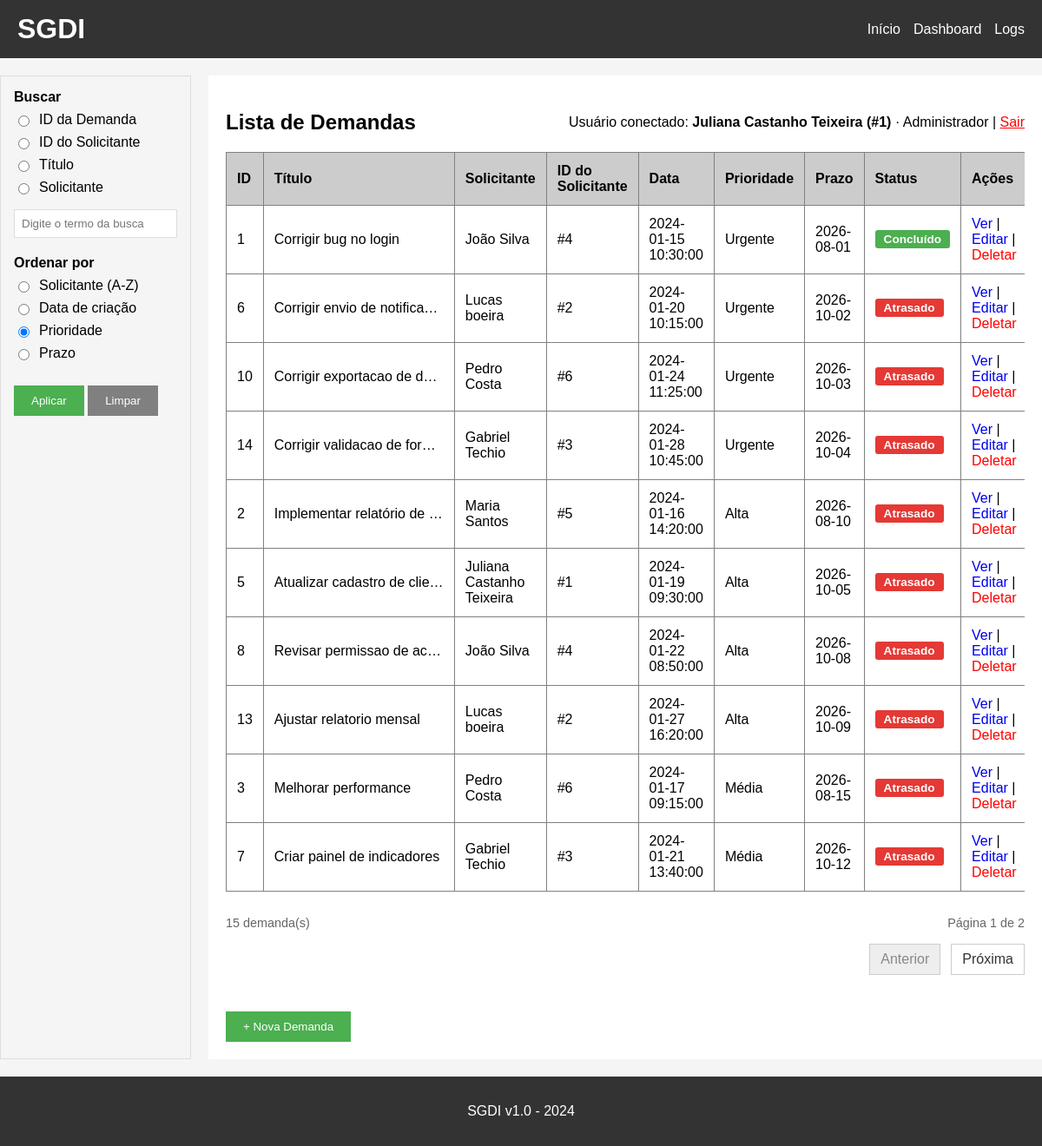
The app's page / (signed in) with its own data.
### tables this page shows
CREATE TABLE demandas (
    id INTEGER PRIMARY KEY AUTOINCREMENT,
    titulo TEXT NOT NULL,
    descricao TEXT,
    solicitante TEXT,
    solicitante_id INTEGER,
    data_criacao TEXT,
    prioridade TEXT,
    prazo TEXT,
    status TEXT NOT NULL DEFAULT 'Aberto',
    responsavel TEXT,
    responsavel_id INTEGER,
    data_conclusao TEXT,
    FOREIGN KEY (solicitante_id) REFERENCES solicitantes (id),
    FOREIGN KEY (responsavel_id) REFERENCES solicitantes (id)
);

### app.py (the view)
@app.route('/')
@requer_permissao('visualizar')
def index():
    tipo_busca = request.args.get('tipo_busca', '')
    termo = request.args.get('termo', '').strip()
    ordenar = request.args.get('ordenar', 'prioridade')
    pagina = max(request.args.get('pagina', 1, type=int) or 1, 1)
    itens_por_pagina = 10
    if ordenar not in ORDENACOES:
        ordenar = 'prioridade'
    condicao = '1=1'
    parametros = []
    if tipo_busca in ('id_demanda', 'id_solicitante', 'titulo', 'solicitante'):
        if not termo:
            flash('Digite um termo para buscar.')
            tipo_busca = ''
        elif caracteres_invalidos(termo):
            flash('A busca não pode conter caracteres especiais.')
            tipo_busca = ''
        elif tipo_busca == 'id_demanda':
            condicao, parametros = "CAST(id AS TEXT) LIKE ?", [f'{termo}%']
        elif tipo_busca == 'id_solicitante':
            condicao, parametros = "CAST(solicitante_id AS TEXT) = ?", [termo]
        elif tipo_busca == 'titulo':
            condicao, parametros = "LOWER(titulo) LIKE LOWER(?)", [f'%{termo}%']
        else:  # solicitante (busca por nome)
            condicao, parametros = "LOWER(solicitante) LIKE LOWER(?)", [f'%{termo}%']
    else:
        tipo_busca = ''
    conn = get_db()
    cursor = conn.cursor()
    total_demandas = cursor.execute(
        f"SELECT COUNT(*) FROM demandas WHERE {condicao}", parametros
    ).fetchone()[0]
    total_paginas = max((total_demandas + itens_por_pagina - 1) // itens_por_pagina, 1)
    pagina = min(pagina, total_paginas)
    query = (
        f"SELECT *, "
        f"CASE WHEN status = 'Aberto' AND prazo < date('now', 'localtime') THEN 'Atrasado' ELSE status END AS status_exibido "
        f"FROM demandas WHERE {condicao} "
        f"ORDER BY {ORDENACOES[ordenar]} LIMIT ? OFFSET ?"
    )
    parametros_paginacao = parametros + [itens_por_pagina, (pagina - 1) * itens_por_pagina]
    demandas = cursor.execute(query, parametros_paginacao).fetchall()
    conn.close()
    return render_template(
        'index.html', demandas=demandas,
        ordenar=ordenar, tipo_busca=tipo_busca, termo=termo,
        pagina=pagina, total_paginas=total_paginas, total_demandas=total_demandas
    )

### api.py (called while the page is built)
@api_bp.after_app_request
def cabecalhos_de_seguranca(resposta):
    if requisicao_api():
        resposta.headers['Cache-Control'] = 'no-store'
        resposta.headers['X-Content-Type-Options'] = 'nosniff'
    return resposta

### app.py (called while the page is built, shortened)
def requer_permissao(permissao, resposta_json=False):
    def decorador(funcao):
        @wraps(funcao)
        def interna(*args, **kwargs):
            if pode(permissao):
                return funcao(*args, **kwargs)
        return interna
    return decorador

@app.context_processor
def injetar_perfil():
    return {'pode': pode, 'perfil_rotulo': ROTULOS_PERFIL[perfil_atual()]}

@app.before_request
def verificar_login():
    if requisicao_api():
        return None
    if 'email' not in session and request.endpoint not in ['login', 'logout', 'static']:
        return redirect(url_for('login'))

### core.py (called while the page is built)
def caminho_banco():
    return os.environ.get('SGDI_DB', 'demandas.db')

def get_db():
    conn = sqlite3.connect(caminho_banco())
    conn.row_factory = sqlite3.Row
    return conn

def requisicao_api():
    return request.path == '/api' or request.path.startswith('/api/')

def usuario_atual():
    usuario_api = g.get('usuario_api')
    if usuario_api:
        return usuario_api
    if 'usuario_id' in session:
        return {
            'id': session.get('usuario_id'),
            'nome': session.get('usuario'),
            'email': session.get('email'),
            'perfil': session.get('perfil'),
        }
    return None

def perfil_atual():
    usuario = usuario_atual()
    perfil = usuario.get('perfil') if usuario else None
    return perfil if perfil in PERMISSOES_POR_PERFIL else PERFIL_USUARIO

def pode(permissao):
    return permissao in PERMISSOES_POR_PERFIL[perfil_atual()]

### templates/index.html
{% extends "base.html" %}
{% block sidebar %}
<aside class="filtros-sidebar">
    <form method="GET" action="/">
        <fieldset>
            <legend>Buscar</legend>
            <div class="filtro-opcao">
                <input type="radio" name="tipo_busca" id="tb_id_demanda" value="id_demanda"
                       {% if tipo_busca == 'id_demanda' %}checked{% endif %}>
                <label for="tb_id_demanda">ID da Demanda</label>
            </div>
            <div class="filtro-opcao">
                <input type="radio" name="tipo_busca" id="tb_id_solicitante" value="id_solicitante"
                       {% if tipo_busca == 'id_solicitante' %}checked{% endif %}>
                <label for="tb_id_solicitante">ID do Solicitante</label>
            </div>
            <div class="filtro-opcao">
                <input type="radio" name="tipo_busca" id="tb_titulo" value="titulo"
                       {% if tipo_busca == 'titulo' %}checked{% endif %}>
                <label for="tb_titulo">Título</label>
            </div>
            <div class="filtro-opcao">
                <input type="radio" name="tipo_busca" id="tb_solicitante" value="solicitante"
                       {% if tipo_busca == 'solicitante' %}checked{% endif %}>
                <label for="tb_solicitante">Solicitante</label>
            </div>
            <input type="text" name="termo" value="{{ termo or '' }}" placeholder="Digite o termo da busca">
        </fieldset>
        <fieldset>
            <legend>Ordenar por</legend>
            <div class="filtro-opcao">
                <input type="radio" name="ordenar" id="or_solicitante" value="solicitante"
                       {% if ordenar == 'solicitante' %}checked{% endif %}>
                <label for="or_solicitante">Solicitante (A-Z)</label>
            </div>
            <div class="filtro-opcao">
                <input type="radio" name="ordenar" id="or_data" value="data"
                       {% if ordenar == 'data' %}checked{% endif %}>
                <label for="or_data">Data de criação</label>
            </div>
            <div class="filtro-opcao">
                <input type="radio" name="ordenar" id="or_prioridade" value="prioridade"
                       {% if ordenar == 'prioridade' %}checked{% endif %}>
                <label for="or_prioridade">Prioridade</label>
            </div>
            <div class="filtro-opcao">
                <input type="radio" name="ordenar" id="or_prazo" value="prazo"
                       {% if ordenar == 'prazo' %}checked{% endif %}>
                <label for="or_prazo">Prazo</label>
            </div>
        </fieldset>
        <button type="submit">Aplicar</button>
        <a href="/"><button type="button">Limpar</button></a>
    </form>
</aside>
{% endblock %}
{% block content %}
<div class="flex-between">
    <h2>Lista de Demandas</h2>
    <p>
        Usuário conectado: <strong>{{ session['usuario'] }} (#{{ session['usuario_id'] }})</strong> · {{ perfil_rotulo }}
        | <a href="{{ url_for('logout') }}" class="text-danger">Sair</a>
    </p>
</div>
<div class="table-responsive">
    <table border="1" cellpadding="10" cellspacing="0" width="100%">
        <thead>
            <tr bgcolor="#cccccc">
                <th>ID</th>
                <th>Título</th>
                <th>Solicitante</th>
                <th>ID do Solicitante</th>
                <th>Data</th>
                <th>Prioridade</th>
                <th>Prazo</th>
                <th>Status</th>
                <th>Ações</th>
            </tr>
        </thead>
        <tbody>
            {% for demanda in demandas %}
            <tr>
                <td>{{ demanda[0] }}</td>
                <td class="coluna-titulo" title="{{ demanda[1] }}">{{ demanda[1] }}</td>
                <td>{{ demanda[3] }}</td>
                <td>#{{ demanda[4] }}</td>
                <td>{{ demanda[5] }}</td>
                <td>{{ demanda[6] }}</td>
                <td>{{ demanda[7] }}</td>
                <td>
                    <span class="status-badge
                        {%- if demanda['status_exibido'] == 'Aberto' %} status-aberto
                        {%- elif demanda['status_exibido'] == 'Atrasado' %} status-atrasado
                        {%- elif demanda['status_exibido'] == 'Concluído' %} status-concluido
                        {%- elif demanda['status_exibido'] == 'Cancelado' %} status-cancelado
                        {%- endif %}">{{ demanda['status_exibido'] }}</span>
                </td>
                <td>
                    <a href="/detalhes/{{ demanda[0] }}">Ver</a>
                    {% if pode('editar_demanda') %}
                    | <a href="/editar/{{ demanda[0] }}">Editar</a>
                    {% endif %}
                    {% if pode('excluir_demanda') %}
                    |
                    <form method="POST" action="/deletar/{{ demanda[0] }}" class="form-inline"
                          onsubmit="return confirm('Tem certeza que deseja deletar esta demanda?');">
                        <button type="submit" class="btn-link">Deletar</button>
                    </form>
                    {% endif %}
                </td>
            </tr>
            {% endfor %}
        </tbody>
    </table>
</div>
<div class="pagination-summary">
    <span>{{ total_demandas }} demanda(s)</span>
    <span>Página {{ pagina }} de {{ total_paginas }}</span>
</div>
{% if total_paginas > 1 %}
<nav class="pagination" aria-label="Paginação das demandas">
    {% if pagina > 1 %}
    <a href="{{ url_for('index', pagina=pagina - 1, tipo_busca=tipo_busca, termo=termo, ordenar=ordenar) }}" rel="prev">Anterior</a>
    <span>Página {{ pagina }} de {{ total_paginas }}</span>
    {% else %}
    <span class="pagination-disabled" aria-disabled="true">Anterior</span>
    {% endif %}
    {% if pagina < total_paginas %}
    <a href="{{ url_for('index', pagina=pagina + 1, tipo_busca=tipo_busca, termo=termo, ordenar=ordenar) }}" rel="next">Próxima</a>
    {% else %}
    <span class="pagination-disabled" aria-disabled="true">Próxima</span>
    {% endif %}
</nav>
{% endif %}
<br>
{% if pode('criar_demanda') %}
<a href="/nova_demanda"><button>+ Nova Demanda</button></a>
{% endif %}
{% endblock %}

### static/style.css (style rules this page uses)
* { box-sizing: border-box; }
body { font-family: Arial, sans-serif; background-color: #f5f5f5; padding: 0; margin: 0; display: flex; flex-direction: column; min-height: 100vh; }
button { background-color: #4CAF50; color: white; padding: 10px 20px; border: none; cursor: pointer; }
button[type="button"] { background-color: #808080; }
table { border-collapse: collapse; width: 100%; margin-bottom: 20px; }
th, td { padding: 12px; text-align: left; }
table a { text-decoration: none; }
form div { margin-bottom: 10px; }
input[type="text"], input[type="email"], input[type="password"], textarea { padding: 8px; border: 1px solid #ddd; max-width: 100%; }
.table-responsive { overflow-x: auto; }
.pagination-summary, .pagination { display: flex; align-items: center; justify-content: space-between; gap: 12px; }
.pagination-summary { color: #666; font-size: 0.9rem; margin: 8px 0; }
.pagination { justify-content: flex-end; margin: 16px 0 24px; }
.pagination a, .pagination-disabled { padding: 8px 12px; border: 1px solid #ccc; text-decoration: none; }
.pagination a { color: #333; background: white; }
.pagination-disabled { color: #888; background: #eee; }
.filtros-sidebar { flex: 0 0 220px; background: #f5f5f5; border: 1px solid #ddd; padding: 15px; }
.filtros-sidebar fieldset { border: none; padding: 0; margin: 0 0 20px 0; }
.filtros-sidebar legend { font-weight: bold; padding: 0; margin-bottom: 8px; }
.filtro-opcao { display: flex; align-items: center; gap: 8px; margin-bottom: 8px; }
.filtro-opcao label { cursor: pointer; }
.filtros-sidebar input[type="text"] { width: 100%; margin-top: 8px; }
.flex-between { display: flex; justify-content: space-between; align-items: center; }
.text-danger { color: red; }
.coluna-titulo { max-width: 220px; white-space: nowrap; overflow: hidden; text-overflow: ellipsis; }
.status-badge { display: inline-block; padding: 3px 10px; border-radius: 3px; font-size: 0.85rem; font-weight: bold; color: white; white-space: nowrap; }
.status-atrasado { background-color: #e53935; }
.status-concluido { background-color: #4CAF50; }
.form-inline { display: inline-flex; align-items: center; gap: 8px; margin: 0; }
.btn-link { background: none; color: red; padding: 0; border: none; cursor: pointer; font: inherit; }

### records on screen
demandas: usuario "Juliana Castanho Teixeira", id "5", titulo "Atualizar cadastro de clie…", solicitante "Juliana Castanho Teixeira", solicitante "1", data_criacao "2024-01-19 09:30:00", prioridade "Alta", prazo "2026-10-05", status_exibido "Atrasado"
demandas: id "1", titulo "Corrigir bug no login", solicitante "João Silva", solicitante "4", data_criacao "2024-01-15 10:30:00", prioridade "Urgente", prazo "2026-08-01", status_exibido "Concluído"
demandas: id "6", titulo "Corrigir envio de notifica…", solicitante "Lucas boeira", solicitante "2", data_criacao "2024-01-20 10:15:00", prioridade "Urgente", prazo "2026-10-02", status_exibido "Atrasado"
demandas: id "10", titulo "Corrigir exportacao de d…", solicitante "Pedro Costa", solicitante "6", data_criacao "2024-01-24 11:25:00", prioridade "Urgente", prazo "2026-10-03", status_exibido "Atrasado"
demandas: id "14", titulo "Corrigir validacao de for…", solicitante "Gabriel Techio", solicitante "3", data_criacao "2024-01-28 10:45:00", prioridade "Urgente", prazo "2026-10-04", status_exibido "Atrasado"
demandas: id "2", titulo "Implementar relatório de…", solicitante "Maria Santos", solicitante "5", data_criacao "2024-01-16 14:20:00", prioridade "Alta", prazo "2026-08-10", status_exibido "Atrasado"
demandas: id "8", titulo "Revisar permissao de ac…", solicitante "João Silva", solicitante "4", data_criacao "2024-01-22 08:50:00", prioridade "Alta", prazo "2026-10-08", status_exibido "Atrasado"
demandas: id "13", titulo "Ajustar relatorio mensal", solicitante "Lucas boeira", solicitante "2", data_criacao "2024-01-27 16:20:00", prioridade "Alta", prazo "2026-10-09", status_exibido "Atrasado"
demandas: id "3", titulo "Melhorar performance", solicitante "Pedro Costa", solicitante "6", data_criacao "2024-01-17 09:15:00", prioridade "Média", prazo "2026-08-15", status_exibido "Atrasado"
demandas: id "7", titulo "Criar painel de indicadores", solicitante "Gabriel Techio", solicitante "3", data_criacao "2024-01-21 13:40:00", prioridade "Média", prazo "2026-10-12", status_exibido "Atrasado"

### other values on screen
{{ session['usuario_id'] }} "1"
{{ perfil_rotulo }} "Administrador"
{{ total_demandas }} "15"
{{ pagina }} "1"
{{ total_paginas }} "2"
